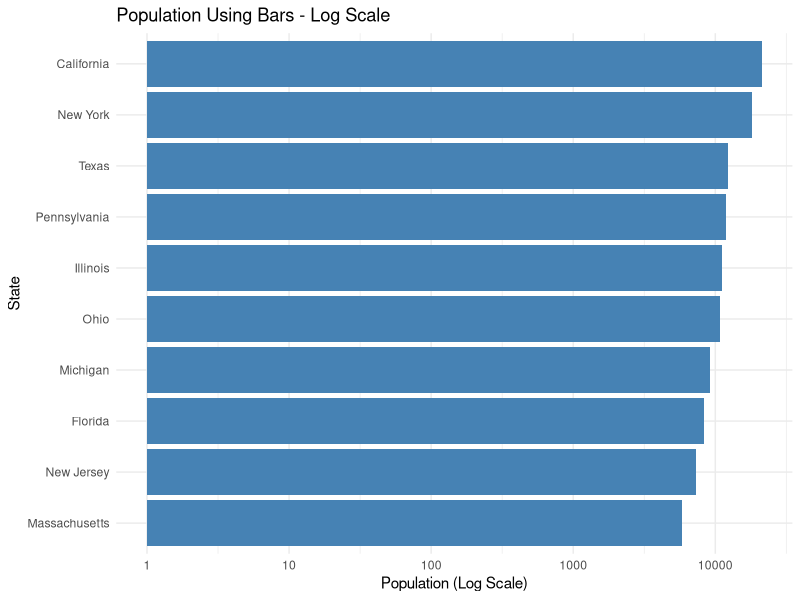
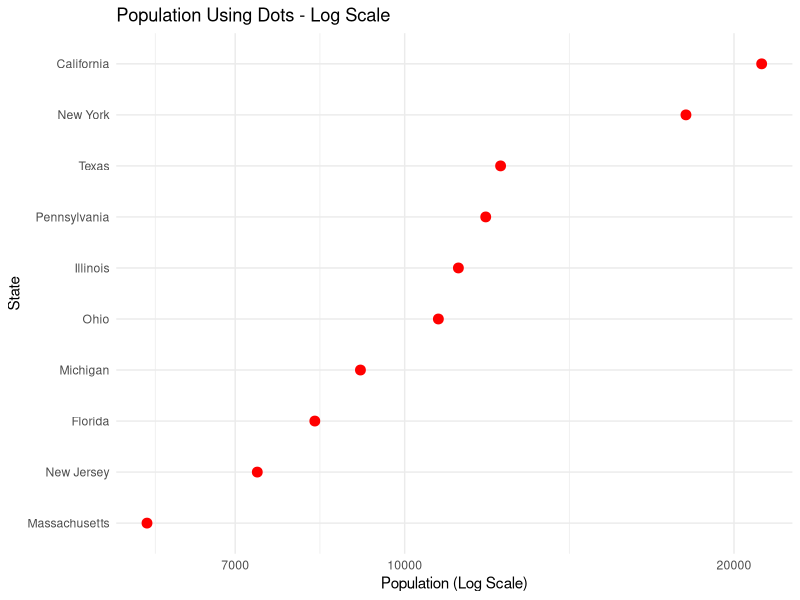

These charts were generated, in order, by the following R code: (Note: this script raises an error after producing the figures.)
library(ggplot2)
library(dplyr)

data(state)

state_data <- as.data.frame(state.x77)

state_data$State <- rownames(state_data)

top_states <- state_data %>%
  arrange(desc(Population)) %>%
  slice_head(n = 10)

p1 <- ggplot(
  top_states,
  aes(x = reorder(State, Population), y = Population)
) +
  geom_col(fill = "steelblue") +
  scale_y_log10() +
  coord_flip() +
  labs(
    title = "Population Using Bars - Log Scale",
    x = "State",
    y = "Population (Log Scale)"
  ) +
  theme_minimal()

p2 <- ggplot(
  top_states,
  aes(x = Population, y = reorder(State, Population))
) +
  geom_point(size = 3, colour = "red") +
  scale_x_log10() +
  labs(
    title = "Population Using Dots - Log Scale",
    x = "Population (Log Scale)",
    y = "State"
  ) +
  theme_minimal()

p1 + p2
